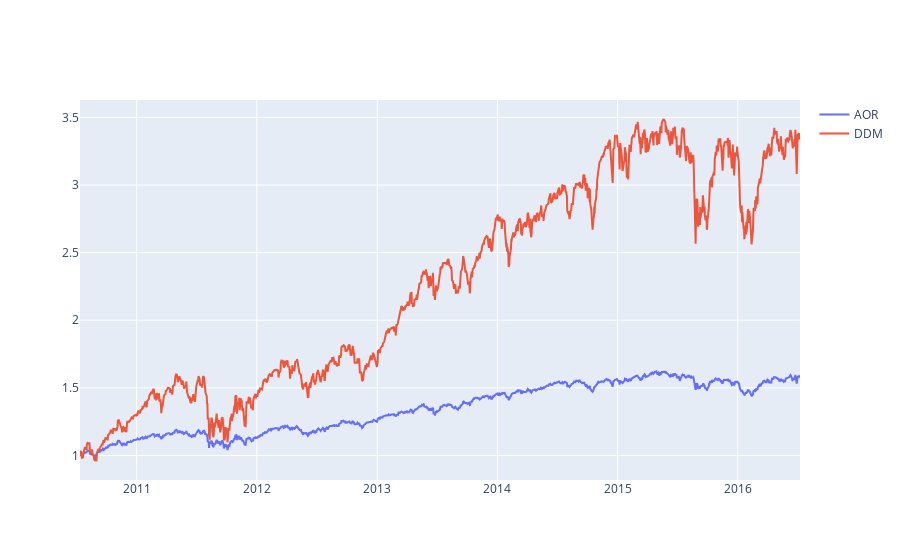

This figure's notebook cell:
### Code cell
fig = go.Figure()
df_ = price_df.iloc[:train_size]
pair = pairs_df.iloc[10, :2]
print("Correlations:", np.corrcoef(ret_df.iloc[:train_size][pair], rowvar=False)[0,1])
for sym in pair:
    fig.add_trace(go.Scatter(x=df_.index, y=df_[sym], name=sym))
fig.show()

### Figure 1 — Plotly figure (JSON) as saved in the notebook; plotly's stock layout.template omitted (floating-point values rounded to 4 significant figures; data arrays with more than 128 entries replaced by an {"elided": "..."} marker saying what was removed)
{"data": [{"name": "AOR", "type": "scatter", "x": {"elided": "1509 str values"}, "y": {"elided": "1509 float values"}}, {"name": "DDM", "type": "scatter", "x": {"elided": "1509 str values"}, "y": {"elided": "1509 float values"}}], "layout": {}}
